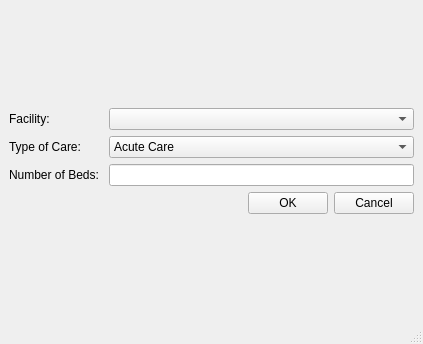
<?xml version="1.0" encoding="UTF-8"?>
<ui version="4.0">
 <class>AddBed</class>
 <widget class="QMainWindow" name="AddBed">
  <property name="geometry">
   <rect>
    <x>0</x>
    <y>0</y>
    <width>423</width>
    <height>344</height>
   </rect>
  </property>
  <property name="windowTitle">
   <string>Add Beds To Facility</string>
  </property>
  <widget class="QWidget" name="centralwidget">
   <layout class="QVBoxLayout" name="verticalLayout_4">
    <item>
     <layout class="QVBoxLayout" name="verticalLayout_3">
      <item>
       <layout class="QHBoxLayout" name="horizontalLayout">
        <item>
         <layout class="QVBoxLayout" name="verticalLayout_2">
          <item>
           <widget class="QLabel" name="label">
            <property name="text">
             <string>Facility:</string>
            </property>
           </widget>
          </item>
          <item>
           <widget class="QLabel" name="label_2">
            <property name="text">
             <string>Type of Care:</string>
            </property>
           </widget>
          </item>
          <item>
           <widget class="QLabel" name="label_3">
            <property name="text">
             <string>Number of Beds: </string>
            </property>
           </widget>
          </item>
         </layout>
        </item>
        <item>
         <layout class="QVBoxLayout" name="verticalLayout">
          <item>
           <widget class="QComboBox" name="comboBox_facilities"/>
          </item>
          <item>
           <layout class="QHBoxLayout" name="horizontalLayout_2">
            <item>
             <widget class="QComboBox" name="comboBox_careTypes">
              <item>
               <property name="text">
                <string>Acute Care</string>
               </property>
              </item>
              <item>
               <property name="text">
                <string>Complex Continuing Care</string>
               </property>
              </item>
              <item>
               <property name="text">
                <string>Long Term Care</string>
               </property>
              </item>
             </widget>
            </item>
           </layout>
          </item>
          <item>
           <widget class="QLineEdit" name="lineEditNumBeds"/>
          </item>
         </layout>
        </item>
       </layout>
      </item>
      <item>
       <layout class="QHBoxLayout" name="horizontalLayout_4">
        <item>
         <spacer name="horizontalSpacer">
          <property name="orientation">
           <enum>Qt::Horizontal</enum>
          </property>
          <property name="sizeHint" stdset="0">
           <size>
            <width>40</width>
            <height>20</height>
           </size>
          </property>
         </spacer>
        </item>
        <item>
         <widget class="QPushButton" name="OKButton">
          <property name="text">
           <string>OK</string>
          </property>
         </widget>
        </item>
        <item>
         <widget class="QPushButton" name="CancelButton">
          <property name="text">
           <string>Cancel</string>
          </property>
         </widget>
        </item>
       </layout>
      </item>
     </layout>
    </item>
   </layout>
  </widget>
  <widget class="QMenuBar" name="menubar">
   <property name="geometry">
    <rect>
     <x>0</x>
     <y>0</y>
     <width>423</width>
     <height>23</height>
    </rect>
   </property>
  </widget>
  <widget class="QStatusBar" name="statusbar"/>
 </widget>
 <resources/>
 <connections>
  <connection>
   <sender>CancelButton</sender>
   <signal>clicked()</signal>
   <receiver>AddBed</receiver>
   <slot>close()</slot>
   <hints>
    <hint type="sourcelabel">
     <x>393</x>
     <y>249</y>
    </hint>
    <hint type="destinationlabel">
     <x>398</x>
     <y>475</y>
    </hint>
   </hints>
  </connection>
 </connections>
</ui>
